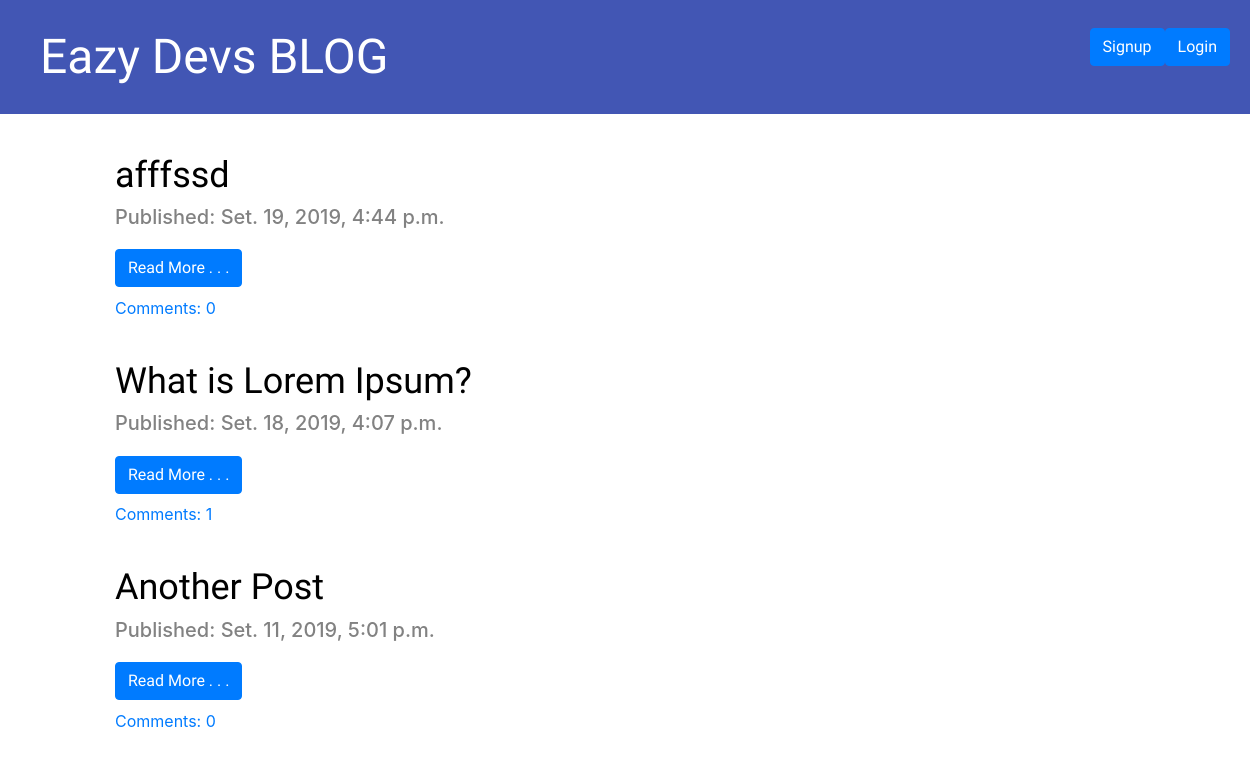
The app's page /, older data.
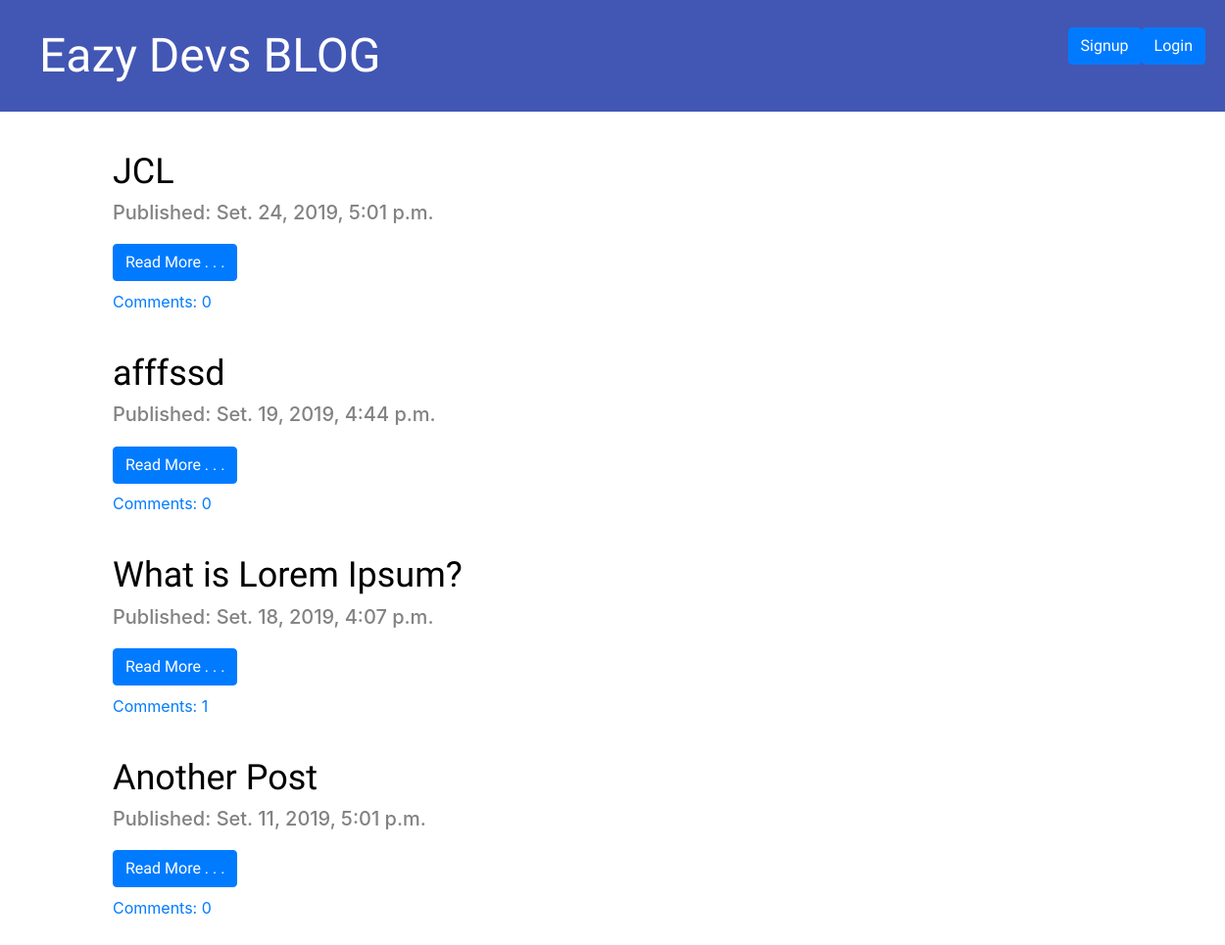
The same page, newer data.
### blog/models.py (models this page shows, shortened)
class Post(models.Model):
    author = models.ForeignKey('auth.User', on_delete=models.CASCADE)
    title = models.CharField(max_length=200)
    text = models.TextField()
    created_date = models.DateTimeField(default=timezone.now)
    published_date = models.DateTimeField(blank=True, null=True)
    def approved_comments(self):
        return self.comments.filter(approved=True)

### blog/views.py (the view)
# urls.py: path('', views.post_list, name='post_list'),
def post_list(request):
    posts = Post.objects.filter(published_date__lte=timezone.now()).order_by('-published_date')
    stuff_for_frontend = {'posts': posts}
    return render(request, 'blog/post_list.html',stuff_for_frontend)

### blog/templatetags/markdownify.py (called while the page is built)
@register.filter
def markdown(value):
    renderer = HighlightRenderer()
    markdown = mistune.Markdown(renderer=renderer)
    return markdown(value)

### blog/templates/blog/post_list.html (shortened to what this page needs)
{% extends "blog/base.html" %}
{% load markdownify %}
{% block content %}
	{% for post in posts %}
		<div class="post">
			<div class="post-texts">
				<h2><a href="{% url 'blog:post_detail' pk=post.pk %}">{{ post.title }}</a></h2>
				<div class="date">
					<h5>Published: {{ post.published_date }}</h5>
				</div>
				<h1><a href="{% url 'blog:post_detail' pk=post.pk %}" class="btn btn-primary">Read More . . .</button></a></h1>
				<a href="{% url 'blog:post_detail' pk=post.pk %}">Comments: {{ post.approved_comments.count}}</button></a>
			</div>
		</div>
	{% endfor %}
{% endblock %}

### blog/templates/blog/base.html (shortened to what this page needs)
{% load staticfiles %}
<!DOCTYPE html>
<html lang="pt">
<head>
	<link rel="stylesheet" href="https://stackpath.bootstrapcdn.com/bootstrap/4.3.1/css/bootstrap.min.css" >
	<link rel="stylesheet" href="{% static '/blog.css'%}">
	<link rel="stylesheet" href="{% static '/zenburn.css'%}">
</head>
<body>
<div class="page-header">
	<div class="top-menu">
		{% if user.is_authenticated %}
			<h5>Hello {{ user.username }} (<a href="{% url 'logout' %}">Logout</a>)</h5>
			<h1><a href="{% url 'blog:post_new' %}" ><button type="button" class="btn btn-primary">+ New Post</button></a></h1>
			<h1><a href="{% url 'blog:post_drafts' %}" ><button type="button" class="btn btn-primary">Post Drafts</button></a></h1>
		{% else %}
			<h1><a href="{% url 'login' %}" ><button type="button" class="btn btn-primary">Login</button></a></h1>
			<h1><a href="{% url 'blog:signup' %}" ><button type="button" class="btn btn-primary">Signup</button></a></h1>
		{% endif %}
	</div>
	<h1><a href="{% url 'blog:post_list' %}">Eazy Devs BLOG</a></h1>
</div>
<div class="content container">
	<div class="row">
		<div class="col-md-8">
      {% block content %}
      {% endblock %}
    </div>
  </div>
</div>
</body>
</html>

### blog/static/blog.css (style rules this page uses)
.page-header { background-color: #4256b4; margin-top: 0; padding: 20px 20px 20px 40px; }
.page-header h1 a { color: #ffffff; font-size: 36pt; text-decoration: none; }
.page-header .btn-primary { float: right; }
.content { margin-left: 100px; }
h1, h2 { font-size: 36px; text-decoration: none; font-family: 'Luckiest Guy', cursive !important; }
.date, .author { color: #828282; }
.post { margin-top: 40px; margin-bottom: 40px; }
.post h2 a { color: #000000; }

Row changes from the older to the newer data that the page shows:
added Post: title "JCL", published_date "Set. 24, 2019, 5:01 p.m.", approved_comments.count "0"
